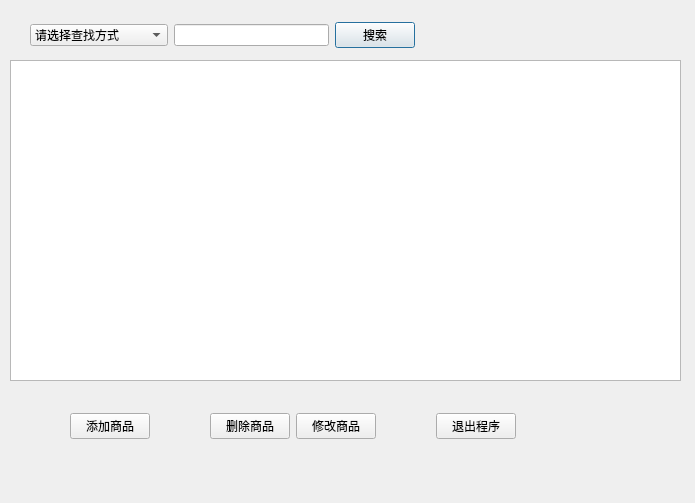
<?xml version="1.0" encoding="UTF-8"?>
<ui version="4.0">
 <class>query</class>
 <widget class="QDialog" name="query">
  <property name="geometry">
   <rect>
    <x>0</x>
    <y>0</y>
    <width>695</width>
    <height>503</height>
   </rect>
  </property>
  <property name="windowTitle">
   <string>Dialog</string>
  </property>
  <widget class="QTableView" name="tableView">
   <property name="geometry">
    <rect>
     <x>10</x>
     <y>60</y>
     <width>671</width>
     <height>321</height>
    </rect>
   </property>
  </widget>
  <widget class="QWidget" name="layoutWidget">
   <property name="geometry">
    <rect>
     <x>30</x>
     <y>20</y>
     <width>385</width>
     <height>30</height>
    </rect>
   </property>
   <layout class="QHBoxLayout" name="horizontalLayout">
    <item>
     <widget class="QComboBox" name="querychoose">
      <item>
       <property name="text">
        <string>请选择查找方式</string>
       </property>
      </item>
      <item>
       <property name="text">
        <string>按类别查询</string>
       </property>
      </item>
      <item>
       <property name="text">
        <string>按商品名称进行查询</string>
       </property>
      </item>
      <item>
       <property name="text">
        <string>按生产厂家进行查询</string>
       </property>
      </item>
     </widget>
    </item>
    <item>
     <widget class="QLineEdit" name="methodtext"/>
    </item>
    <item>
     <widget class="QPushButton" name="pushButton">
      <property name="text">
       <string>搜索</string>
      </property>
     </widget>
    </item>
   </layout>
  </widget>
  <widget class="QWidget" name="">
   <property name="geometry">
    <rect>
     <x>70</x>
     <y>410</y>
     <width>446</width>
     <height>32</height>
    </rect>
   </property>
   <layout class="QHBoxLayout" name="horizontalLayout_4">
    <item>
     <layout class="QHBoxLayout" name="horizontalLayout_2">
      <item>
       <widget class="QPushButton" name="pushButton_2">
        <property name="text">
         <string>添加商品</string>
        </property>
       </widget>
      </item>
      <item>
       <spacer name="horizontalSpacer">
        <property name="orientation">
         <enum>Qt::Horizontal</enum>
        </property>
        <property name="sizeHint" stdset="0">
         <size>
          <width>40</width>
          <height>20</height>
         </size>
        </property>
       </spacer>
      </item>
      <item>
       <widget class="QPushButton" name="pushButton_3">
        <property name="text">
         <string>删除商品</string>
        </property>
       </widget>
      </item>
     </layout>
    </item>
    <item>
     <layout class="QHBoxLayout" name="horizontalLayout_3">
      <item>
       <widget class="QPushButton" name="pushButton_4">
        <property name="text">
         <string>修改商品</string>
        </property>
       </widget>
      </item>
      <item>
       <spacer name="horizontalSpacer_2">
        <property name="orientation">
         <enum>Qt::Horizontal</enum>
        </property>
        <property name="sizeHint" stdset="0">
         <size>
          <width>40</width>
          <height>20</height>
         </size>
        </property>
       </spacer>
      </item>
      <item>
       <widget class="QPushButton" name="pushButton_5">
        <property name="text">
         <string>退出程序</string>
        </property>
       </widget>
      </item>
     </layout>
    </item>
   </layout>
  </widget>
 </widget>
 <resources/>
 <connections/>
</ui>
